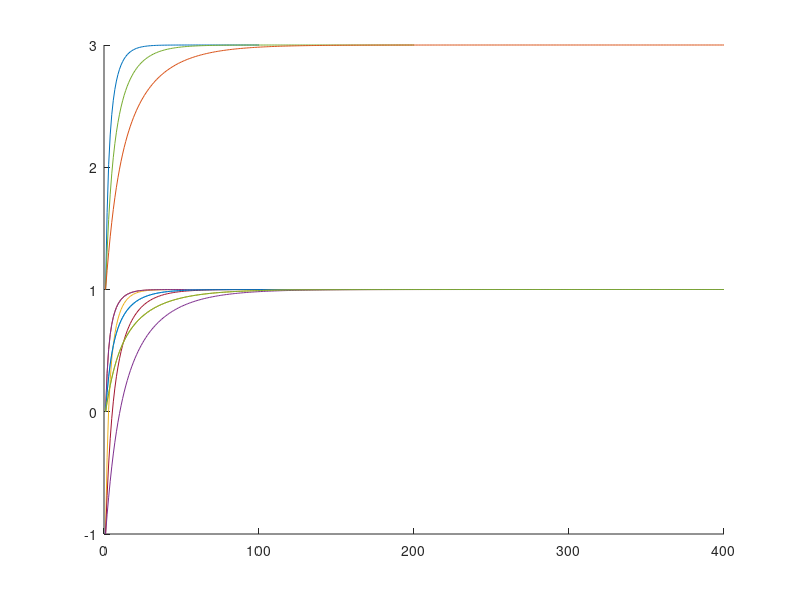

The MATLAB script that drew this image:
function x = exam_4
dt = [pi/5, pi/10, pi/20];
u0s = [1 0 -1 0];
%Explicit Euler:
g1=1;g2=2;
n = (20*pi)./dt;
x(:,1) = u0s';
hold all;
for i=1:3
    for t=2:n(i)
        div1 = (x(1,t-1) - x(2,t-1)).^2 + (x(3,t-1) - x(4,t-1)).^2;    
        div2 = (x(2,t-1) - x(1,t-1)).^2 + (x(4,t-1) - x(3,t-1)).^2;
        x(1,t) = x(1,t-1) + dt(i) * (-g2)*(x(3,t-1) - x(4,t-1))/div1;
        x(2,t) = x(2,t-1) + dt(i) * (-g1)*(x(3,t-1) - x(4,t-1))/div2;
        x(3,t) = x(3,t-1) + dt(i) * (-g2)*(x(3,t-1) - x(4,t-1))/div1;
        x(4,t) = x(4,t-1) + dt(i) * (-g1)*(x(3,t-1) - x(4,t-1))/div2;
    end
    plot(1:n(i),x(1,:),1:n(i),x(2,:),1:n(i),x(3,:),1:n(i),x(4,:));
end
